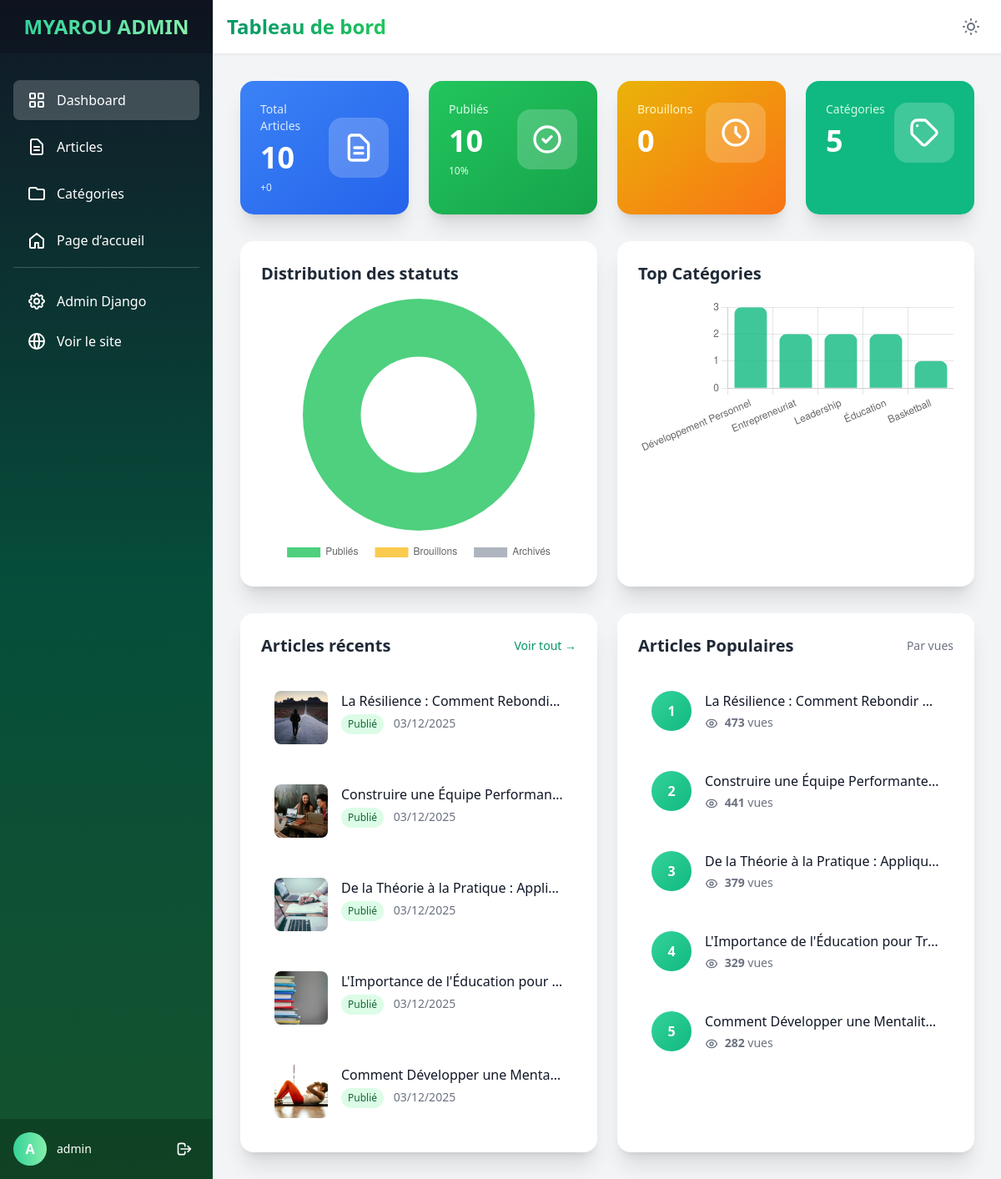
The app's page /dashboard/ (signed in), older data.
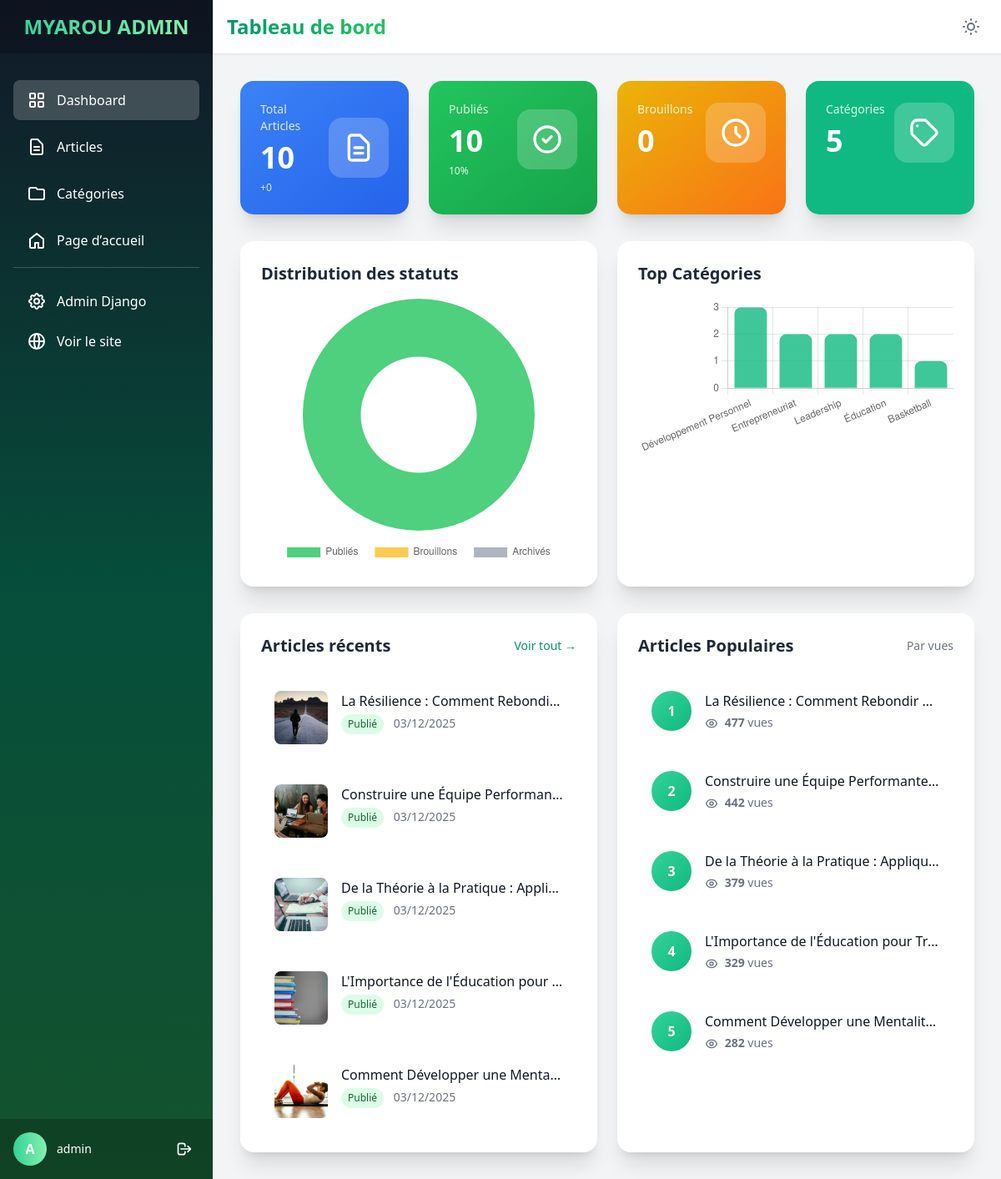
The same page, newer data.
### blog/models.py (models this page shows, shortened)
class Article(models.Model):
    STATUS_CHOICES = [
        ('draft', 'Brouillon'),
        ('published', 'Publié'),
        ('archived', 'Archivé'),
    ]
    title = models.CharField(
        max_length=255,
        verbose_name="Titre",
        help_text="Titre de l'article."
    )
    slug = models.SlugField(
        max_length=255,
        unique=True,
        blank=True,
        help_text="Slug généré automatiquement."
    )
    content = RichTextUploadingField(
        config_name='awesome_ckeditor',
        verbose_name="Contenu",
        help_text="Contenu principal de l'article avec éditeur HTML riche."
    )
    excerpt = models.TextField(
        blank=True,
        max_length=500,
        verbose_name="Extrait",
        help_text="Court extrait de l'article pour les listes (optionnel)."
    )
    image = models.ImageField(
        upload_to='articles/',
        blank=True,
        null=True,
        help_text="Image principale (optionnel)."
    )
    video_file = models.FileField(
        upload_to='articles/videos/',
        blank=True,
        null=True,
        verbose_name="Fichier vidéo",
        help_text="Télécharger une vidéo (MP4, WebM, etc.)."
    )
    video_url = models.URLField(
        blank=True,
        verbose_name="Lien vidéo",
        help_text="Lien vers une vidéo (YouTube, Vimeo, etc.). Si une vidéo est téléchargée, ce lien sera ignoré."
    )
    author = models.CharField(
        max_length=100,
        blank=True,
        verbose_name="Auteur",
        help_text="Nom de l'auteur"
    )
    category = models.ForeignKey(
        Category,
        on_delete=models.SET_NULL,
        null=True,
        blank=True,
        related_name="articles",
        verbose_name="Catégorie",
        help_text="Catégorie de l'article."
    )
    tags = models.CharField(
        max_length=200,
        blank=True,
        help_text="Tags séparés par des virgules."
    )
    status = models.CharField(
        max_length=10,
        choices=STATUS_CHOICES,
        default='draft',
        verbose_name="Statut",
        help_text="Statut de publication."
    )
    views = models.PositiveIntegerField(
        default=0,
        verbose_name="Vues",
        help_text="Nombre de vues de l'article."
    )
    created_at = models.DateTimeField(
        auto_now_add=True,
        verbose_name="Date de création"
    )
    updated_at = models.DateTimeField(
        auto_now=True,
        verbose_name="Date de modification"
    )
    published_at = models.DateTimeField(
        blank=True,
        null=True,
        verbose_name="Date de publication"
    )
    meta_description = models.CharField(
        max_length=160,
        blank=True,
        verbose_name="Meta description",
        help_text="Description SEO (max 160 caractères)."
    )
    meta_keywords = models.CharField(
        max_length=255,
        blank=True,
        verbose_name="Mots-clés SEO",
        help_text="Mots-clés SEO séparés par des virgules."
    )
    class Meta:
        ordering = ['-published_at', '-created_at']
        verbose_name = "Article"
        verbose_name_plural = "Articles"
        indexes = [
            models.Index(fields=['-published_at']),
            models.Index(fields=['status']),
        ]

### dashboard/views.py (the view)
# urls.py: path('', views.index, name='index'),
@login_required(login_url='dashboard:login')
@user_passes_test(is_staff, login_url='dashboard:login')
def index(request):
    total_articles = Article.objects.count()
    published_articles = Article.objects.filter(status='published').count()
    draft_articles = Article.objects.filter(status='draft').count()
    total_categories = Category.objects.count()
    recent_articles = Article.objects.all()[:5]
    popular_articles = Article.objects.filter(status='published').order_by('-views')[:5]
    categories_stats = Category.objects.annotate(
        article_count=Count('articles')
    ).order_by('-article_count')[:5]
    week_ago = timezone.now() - timedelta(days=7)
    recent_count = Article.objects.filter(created_at__gte=week_ago).count()
    context = {
        'total_articles': total_articles,
        'published_articles': published_articles,
        'draft_articles': draft_articles,
        'total_categories': total_categories,
        'recent_articles': recent_articles,
        'popular_articles': popular_articles,
        'categories_stats': categories_stats,
        'recent_count': recent_count,
    }
    return render(request, 'dashboard/index.html', context)

### dashboard/views.py (called while the page is built)
def is_staff(user):
    return user.is_staff

### dashboard/templates/dashboard/index.html (shortened to what the changed rows need)
{% extends 'dashboard/base.html' %}
{% block page_title %}
    <span class="text-transparent bg-clip-text bg-gradient-to-r from-emerald-600 to-green-500">
    </span>
{% endblock %}
{% block content %}
<div class="grid grid-cols-1 lg:grid-cols-2 gap-6">
    <div class="bg-white dark:bg-gray-800 border border-transparent dark:border-gray-700 rounded-2xl shadow-xl p-6">
        <div class="space-y-4">
            {% for article in recent_articles %}
            <div class="flex items-start space-x-4 p-4 rounded-xl hover:bg-gray-50 dark:hover:bg-gray-700 transition-colors">
                {% if article.image %}
                <img src="{{ article.image.url }}" alt="{{ article.title }}" class="w-16 h-16 rounded-lg object-cover flex-shrink-0">
                {% else %}
                <div class="w-16 h-16 rounded-lg bg-gradient-to-br from-blue-400 to-emerald-500 flex-shrink-0"></div>
                {% endif %}
                <div class="flex-1 min-w-0">
                    <a href="{% url 'dashboard:article_detail' article.pk %}" class="font-medium text-gray-900 dark:text-gray-100 hover:text-emerald-600 block truncate">
                        {{ article.title }}
                    </a>
                    <p class="text-sm text-gray-500 dark:text-gray-400 mt-1">
                        <span class="inline-flex items-center px-2 py-1 rounded-full text-xs font-medium
                            {% if article.status == 'published' %}bg-green-100 text-green-800 dark:bg-green-900 dark:text-green-300
                            {% elif article.status == 'draft' %}bg-yellow-100 text-yellow-800 dark:bg-yellow-900 dark:text-yellow-300
                            {% else %}bg-gray-100 text-gray-800 dark:bg-gray-700 dark:text-gray-300{% endif %}">
                            {{ article.get_status_display }}
                        </span>
                        <span class="ml-2">{{ article.created_at|date:"d/m/Y" }}</span>
                    </p>
                </div>
            </div>
            {% empty %}
            <p class="text-gray-500 dark:text-gray-400 text-center py-8">Aucun article pour le moment</p>
            {% endfor %}
        </div>
    </div>
    <div class="bg-white dark:bg-gray-800 border border-transparent dark:border-gray-700 rounded-2xl shadow-xl p-6">
        <div class="space-y-4">
            {% for article in popular_articles %}
            <div class="flex items-start space-x-4 p-4 rounded-xl hover:bg-gray-50 dark:hover:bg-gray-700 transition-colors">
                <div class="flex-shrink-0 w-12 h-12 rounded-full bg-gradient-to-br from-emerald-400 to-emerald-500 flex items-center justify-center text-white font-bold">
                    {{ forloop.counter }}
                </div>
                <div class="flex-1 min-w-0">
                    <a href="{% url 'dashboard:article_detail' article.pk %}" class="font-medium text-gray-900 dark:text-gray-100 hover:text-emerald-600 block truncate">
                        {{ article.title }}
                    </a>
                    <p class="text-sm text-gray-500 dark:text-gray-400 mt-1">
                        <span class="ml-1 font-semibold">{{ article.views }}</span> vues
                    </p>
                </div>
            </div>
            {% empty %}
            <p class="text-gray-500 dark:text-gray-400 text-center py-8">Aucun article publié</p>
            {% endfor %}
        </div>
    </div>
</div>
{% endblock %}

Row changes from the older to the newer data that the page shows:
changed Article "La Résilience : Comment Rebondi…": views "473" → "477"
changed Article "Construire une Équipe Performan…": views "441" → "442"
